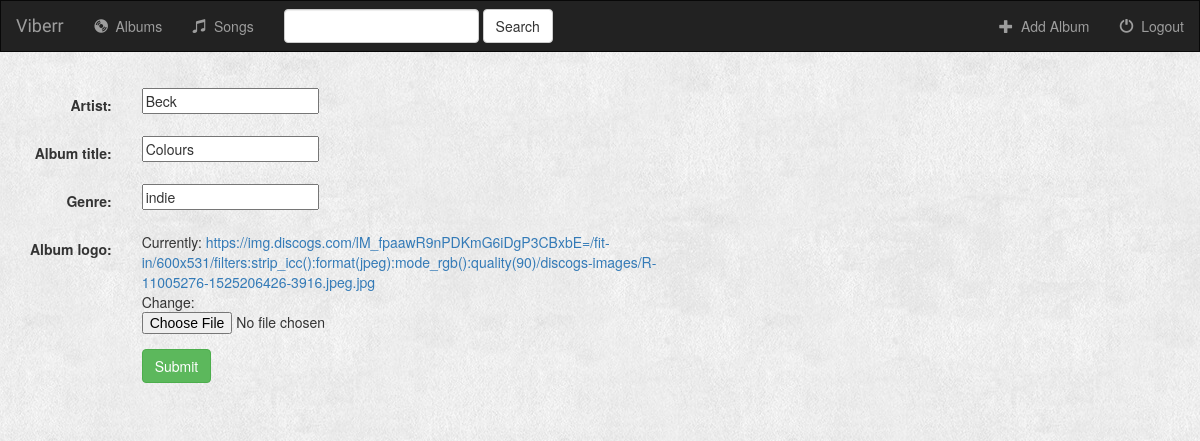
The page /music/album/1/ on the database as committed earlier.
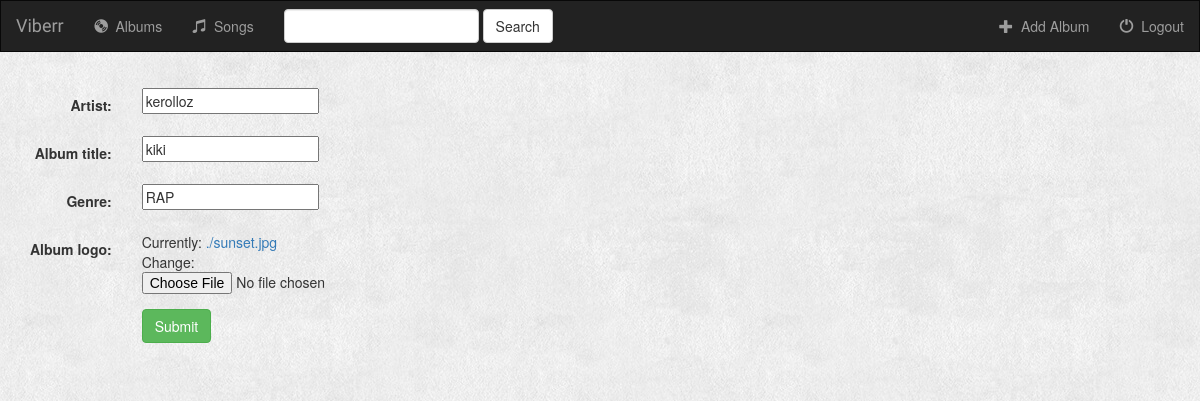
The same page on the database as committed later.
### music/models.py (models this page shows, shortened)
class Album(models.Model):
    artist = models.CharField(max_length=250)
    album_title = models.CharField(max_length=500)
    genre = models.CharField(max_length=100)
    album_logo = models.FileField()

### music/views.py (the view)
# urls.py: url(r'album/(?P<pk>[0-9]+)/$', views.AlbumUpdate.as_view(), name='album-update'),
class AlbumUpdate(UpdateView):
    model = Album
    fields = ['artist', 'album_title', 'genre', 'album_logo']

### music/templates/music/album_form.html (shortened to what this page needs)
{% extends 'music/base.html' %}
{% block body %}
    <div class="container-fluid">
        <div class="row">
            <div class="col-sm-12 col-md-7">
                <div class="panel-body">
                    <form class="form-horizontal" action="" method="post" enctype="multipart/form-data">
                        {%  include 'music/form-template.html' %}
                        <div class="form-group" >
                            <div class="col-sm-offset-2 col-sm-10">
                                <button type="submit" class="btn btn-success">Submit</button>
                            </div>
                        </div>
                    </form>
                </div>
            </div>
        </div>
    </div>
{% endblock %}

### music/templates/music/base.html (shortened to what this page needs)
<!DOCTYPE html>
<html lang="en">
<head>
    {% load staticfiles %}
    <link rel="stylesheet" href="https://maxcdn.bootstrapcdn.com/bootstrap/3.3.7/css/bootstrap.min.css">
    <link rel="stylesheet" type="text/css" href="{% static 'music/style.css' %}" />
</head>
<body>
    <nav class="navbar navbar-inverse">
    <div class="container-field">
        <div class="navbar-header">
            <a class="navbar-brand" href="{% url 'music:index' %}">Viberr</a>
        </div>
        <div class="collapse navbar-collapse" id="topNavBar">
            <ul class="nav navbar-nav">
                <li class="">
                    <a href="{% url 'music:index' %}">
                        <span class="glyphicon glyphicon-cd" aria-hidden="true"></span>&nbsp; Albums
                    </a>
                </li>
                <li class="">
                    <a href="#">
                        <span class="glyphicon glyphicon-music" aria-hidden="true"></span>&nbsp; Songs
                    </a>
                </li>
            </ul>
            <form class="navbar-form navbar-left" role="search" method="get" action="#">
                <div class="form-group">
                    <input type="text" class="form-control" name="q" value="">
                </div>
                <button type="submit" class="btn btn-default">Search</button>
            </form>
            <ul class="nav navbar-nav navbar-right">
                <li class="">
                    <a href="{% url 'music:album-add' %}">
                        <span class="glyphicon glyphicon-plus" aria-hidden="true"></span>&nbsp; Add Album
                    </a>
                </li>
            <li class="">
                    <a href="#">
                        <span class="glyphicon glyphicon-off" aria-hidden="true"></span>&nbsp; Logout
                    </a>
                </li>
            </ul>
        </div>
    </div>
</nav>
{% block body %}
{% endblock %}
</body>
</html>

### music/templates/music/form-template.html (shortened to what this page needs)
{% for field in form %}
    <div class="form-group">
        <div class="col-sm-offset-2 col-sm-10">
        </div>
        <label class="control-label col-sm-2">{{ field.label_tag }} </label>
        <div class="col-sm-10">{{ field }}</div>
    </div>
{%  endfor %}

### music/static/music/style.css (style rules this page uses)
body { background: white url("images/background.jpg"); }
.navbar { border-radius: 0px; }
.navbar-brand { font-family: 'Satisfy', cursive; }

Rows that differ between the two databases and show on the page:
changed Album: artist "Beck" → "kerolloz"; album_title "Colours" → "kiki"; genre "indie" → "RAP"
Other text that changed with them:
text no longer shown: "Currently: https://img.discogs.com/lM_fpaawR9nPDKmG6iDgP3CBxbE=/fit-in/600x531/filters:strip_icc():format(jpeg):mode_rgb():quality(90)/discogs-images/R-11005276-1525206426-3916.jpeg.jpg Change:"
text now shown: "Currently: ./sunset.jpg Change:"
